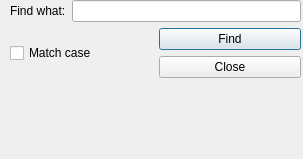
<?xml version="1.0" encoding="UTF-8"?>
<ui version="4.0">
 <class>fetcherDialog</class>
 <widget class="QDialog" name="fetcherDialog">
  <property name="geometry">
   <rect>
    <x>0</x>
    <y>0</y>
    <width>303</width>
    <height>159</height>
   </rect>
  </property>
  <property name="windowTitle">
   <string>Dialog</string>
  </property>
  <widget class="QWidget" name="verticalLayoutWidget_2">
   <property name="geometry">
    <rect>
     <x>10</x>
     <y>0</y>
     <width>291</width>
     <height>151</height>
    </rect>
   </property>
   <layout class="QVBoxLayout" name="verticalLayout_2">
    <item>
     <layout class="QHBoxLayout" name="horizontalLayout">
      <item>
       <widget class="QLabel" name="label">
        <property name="text">
         <string>Find what:</string>
        </property>
       </widget>
      </item>
      <item>
       <widget class="QLineEdit" name="lineEdit"/>
      </item>
     </layout>
    </item>
    <item>
     <layout class="QHBoxLayout" name="horizontalLayout_2">
      <item>
       <widget class="QCheckBox" name="matchCaseBox">
        <property name="text">
         <string>Match case</string>
        </property>
       </widget>
      </item>
      <item>
       <layout class="QVBoxLayout" name="verticalLayout">
        <item>
         <widget class="QPushButton" name="findPushButton">
          <property name="text">
           <string>Find</string>
          </property>
         </widget>
        </item>
        <item>
         <widget class="QPushButton" name="closePushButton">
          <property name="text">
           <string>Close</string>
          </property>
         </widget>
        </item>
       </layout>
      </item>
     </layout>
    </item>
    <item>
     <widget class="QLabel" name="messageLabel">
      <property name="text">
       <string/>
      </property>
     </widget>
    </item>
   </layout>
  </widget>
 </widget>
 <resources/>
 <connections/>
</ui>
